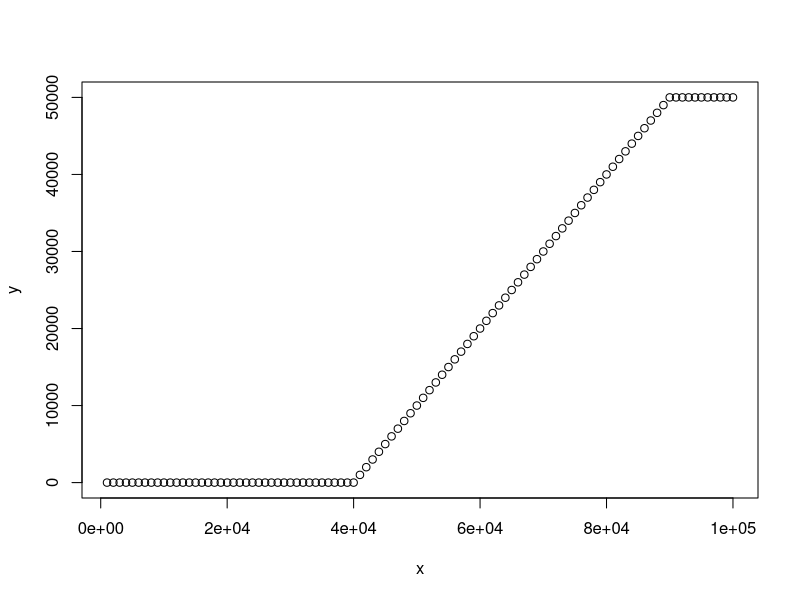
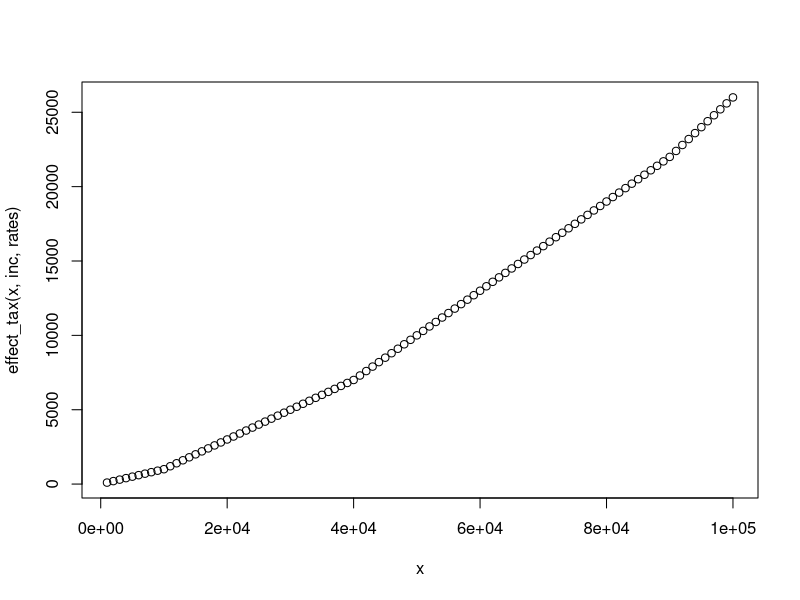

R code for these plots, in order:
## ---- chunk 1
default_incomes <- c(0, 10000, 40000, 90000, 170000, 215000, 539000)
default_rates <- c(0.1, 0.2, 0.3, 0.4, 0.5, 0.6, 0.7)
## ---- chunk 2
x = seq(1e3, 1e5, 1e3)
inc = default_incomes
rates = default_rates
y = (x > 40000) * (pmin(x, 90000) - 40000)
plot(x, y)
## ---- chunk 3
effect_tax <- function(x, brackets, rates) {
    bkts <- c(brackets, Inf)
    tax <- rep(0, length(x))
    for (i in 2:length(bkts)) {
        in_bkt <- x > bkts[i-1]
        amt <- (pmin(x, bkts[i]) - bkts[i-1])
        additional <- in_bkt * amt
        tax <- tax + additional*rates[i-1]
    }
    round(tax)
}
x = seq(1e3, 1e5, 1e3)
inc = default_incomes
rates = default_rates
plot(x, effect_tax(x, inc, rates))
